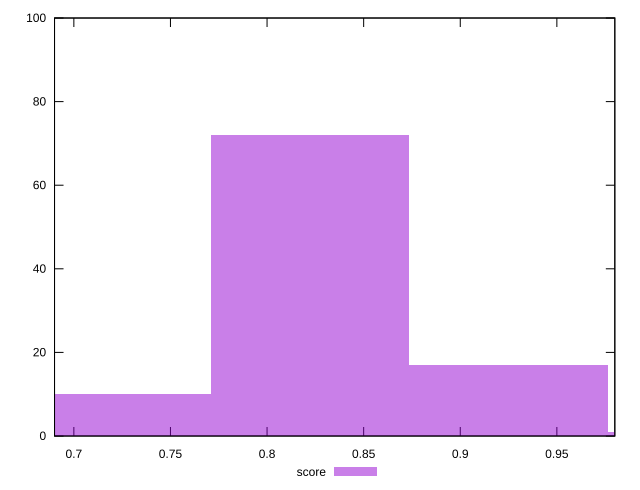

Source code (gnuplot):
reset

$score <<EOF
0.8222666123149304 72
0.9250499388542966 17
0.7194832857755641 10
1.027833265393663 1
EOF

set key outside below
set boxwidth 0.1027833265393663
set xrange [0.69:0.98]
set yrange [0:100]
set trange [0:100]
set style fill transparent solid 0.5 noborder
set terminal svg size 640, 490 enhanced background rgb 'white'
set output "reports/report_00028_2021-02-24T12-49-42.674Z/bootup-time/samples/music/score/histogram.svg"

plot $score title "score" with boxes

reset
